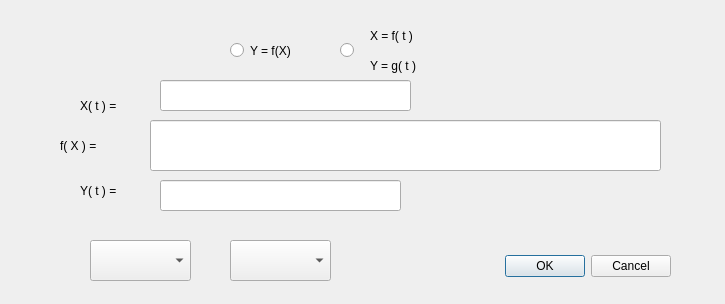
<?xml version="1.0" encoding="UTF-8"?>
<ui version="4.0">
 <class>DialogAddFuntion</class>
 <widget class="QDialog" name="DialogAddFuntion">
  <property name="geometry">
   <rect>
    <x>0</x>
    <y>0</y>
    <width>725</width>
    <height>304</height>
   </rect>
  </property>
  <property name="windowTitle">
   <string>Dialog</string>
  </property>
  <widget class="QDialogButtonBox" name="buttonBox">
   <property name="geometry">
    <rect>
     <x>330</x>
     <y>250</y>
     <width>341</width>
     <height>32</height>
    </rect>
   </property>
   <property name="orientation">
    <enum>Qt::Horizontal</enum>
   </property>
   <property name="standardButtons">
    <set>QDialogButtonBox::Cancel|QDialogButtonBox::Ok</set>
   </property>
  </widget>
  <widget class="QLineEdit" name="lineEdit">
   <property name="geometry">
    <rect>
     <x>150</x>
     <y>120</y>
     <width>511</width>
     <height>51</height>
    </rect>
   </property>
  </widget>
  <widget class="QRadioButton" name="radioButton">
   <property name="geometry">
    <rect>
     <x>230</x>
     <y>30</y>
     <width>111</width>
     <height>41</height>
    </rect>
   </property>
   <property name="text">
    <string>Y = f(X)</string>
   </property>
  </widget>
  <widget class="QRadioButton" name="radioButton_2">
   <property name="geometry">
    <rect>
     <x>340</x>
     <y>30</y>
     <width>111</width>
     <height>41</height>
    </rect>
   </property>
   <property name="text">
    <string/>
   </property>
  </widget>
  <widget class="QLabel" name="label">
   <property name="geometry">
    <rect>
     <x>370</x>
     <y>20</y>
     <width>91</width>
     <height>31</height>
    </rect>
   </property>
   <property name="text">
    <string>X = f( t )</string>
   </property>
  </widget>
  <widget class="QLabel" name="label_2">
   <property name="geometry">
    <rect>
     <x>370</x>
     <y>50</y>
     <width>91</width>
     <height>31</height>
    </rect>
   </property>
   <property name="text">
    <string>Y = g( t )</string>
   </property>
  </widget>
  <widget class="QLabel" name="label_3">
   <property name="geometry">
    <rect>
     <x>60</x>
     <y>120</y>
     <width>101</width>
     <height>51</height>
    </rect>
   </property>
   <property name="text">
    <string>f( X ) =  </string>
   </property>
  </widget>
  <widget class="QComboBox" name="comboBox">
   <property name="geometry">
    <rect>
     <x>90</x>
     <y>240</y>
     <width>101</width>
     <height>41</height>
    </rect>
   </property>
  </widget>
  <widget class="QLabel" name="label_4">
   <property name="geometry">
    <rect>
     <x>80</x>
     <y>90</y>
     <width>91</width>
     <height>31</height>
    </rect>
   </property>
   <property name="text">
    <string>X( t ) = </string>
   </property>
  </widget>
  <widget class="QLabel" name="label_5">
   <property name="geometry">
    <rect>
     <x>80</x>
     <y>180</y>
     <width>91</width>
     <height>21</height>
    </rect>
   </property>
   <property name="text">
    <string>Y( t ) = </string>
   </property>
  </widget>
  <widget class="QLineEdit" name="lineEdit_2">
   <property name="geometry">
    <rect>
     <x>160</x>
     <y>80</y>
     <width>251</width>
     <height>31</height>
    </rect>
   </property>
  </widget>
  <widget class="QLineEdit" name="lineEdit_3">
   <property name="geometry">
    <rect>
     <x>160</x>
     <y>180</y>
     <width>241</width>
     <height>31</height>
    </rect>
   </property>
  </widget>
  <widget class="QComboBox" name="comboBox_2">
   <property name="geometry">
    <rect>
     <x>230</x>
     <y>240</y>
     <width>101</width>
     <height>41</height>
    </rect>
   </property>
  </widget>
 </widget>
 <resources/>
 <connections>
  <connection>
   <sender>buttonBox</sender>
   <signal>accepted()</signal>
   <receiver>DialogAddFuntion</receiver>
   <slot>accept()</slot>
   <hints>
    <hint type="sourcelabel">
     <x>248</x>
     <y>254</y>
    </hint>
    <hint type="destinationlabel">
     <x>157</x>
     <y>274</y>
    </hint>
   </hints>
  </connection>
  <connection>
   <sender>buttonBox</sender>
   <signal>rejected()</signal>
   <receiver>DialogAddFuntion</receiver>
   <slot>reject()</slot>
   <hints>
    <hint type="sourcelabel">
     <x>316</x>
     <y>260</y>
    </hint>
    <hint type="destinationlabel">
     <x>286</x>
     <y>274</y>
    </hint>
   </hints>
  </connection>
 </connections>
</ui>
